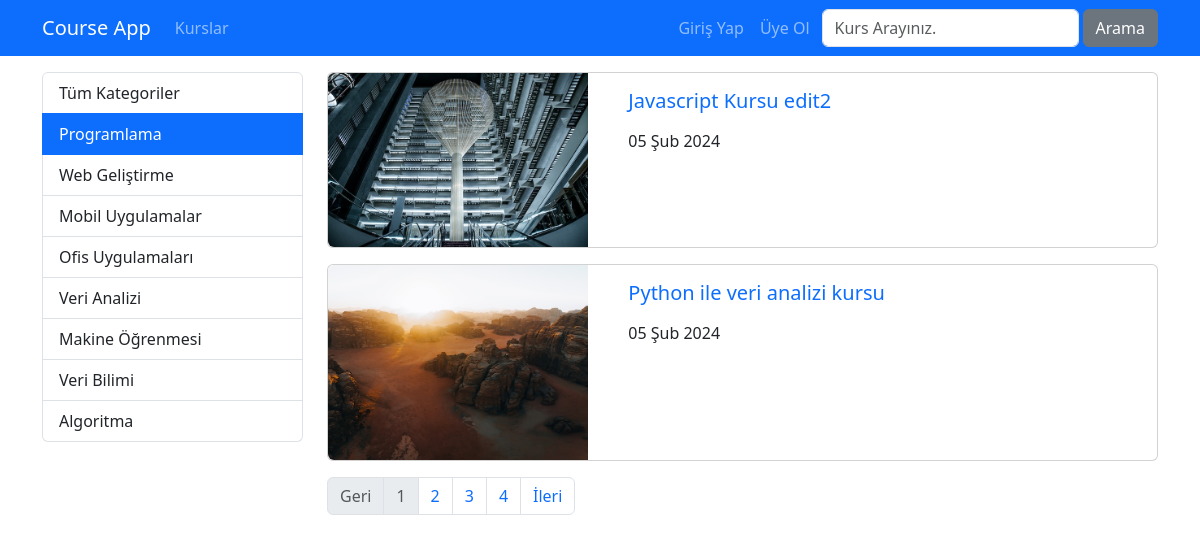
Screenshot of /kategori/programlama with the database file from the repository.
### courses/models.py (models this page shows, shortened)
class Category(models.Model):
    name = models.CharField(max_length=40)
    slug = models.SlugField(default="", null=False, unique=True, db_index=True, max_length=50)

class Course(models.Model):
    title = models.CharField(max_length=50)
    subtitle = models.CharField(max_length=100, default="")
    description = RichTextField()
    image = models.ImageField(upload_to="images", default="")
    date = models.DateField(auto_now=True)
    isActive = models.BooleanField(default=False)
    isHome = models.BooleanField(default=False)
    slug = models.SlugField(default="", blank=True, null=False, unique=True, db_index=True)
    categories = models.ManyToManyField(Category)

### courses/views.py (the view)
# urls.py: path('kategori/<slug:slug>', getCoursesByCategory, name='courses_by_category'), # link alanina tanimlananlardan farkli bir deger girilirse burada bulunan dinamik alan calisir. Bu satir hep en asagida 
def getCoursesByCategory(request, slug):
    kurslar = Course.objects.filter(categories__slug=slug, isActive=True).order_by("date") # tarihe gore siralamasini soyledik.
    kategoriler = Category.objects.all()
    paginator = Paginator(kurslar, 2) # her sayfada 2 adet kurs olsun
    page = request.GET.get("page", 1) # varsayilan olarak ilk sayfayi al
    page_obj = paginator.page(page) # page sayfasindaki urun bilgilerini getir. # get_page yerine page de kullanabilirsin.
    context = dict(
        categories = kategoriler,
        page_obj = page_obj,
        seciliKategori = slug,
    )
    return render(request, 'courses/list.html', context)

### courses/templates/courses/list.html (shortened to what this page needs)
{% extends 'layout.html' %}
{% load static %}
{% block css_files %}
    <link rel="stylesheet" href="{% static 'courses/css/style.css' %}">
{% endblock %}
{% block content %}
    <div class="container mt-3">
        <div class="row">
            <div class="col-3">
                {% include 'courses/partials/_categories.html' %}
            </div>
            <div class="col-9">
                {% for course in page_obj.object_list %}
                    {% if course.isActive %}
                        {% include 'courses/partials/_course.html' %}
                    {% endif %}
                {% endfor %}
                {% include "courses/partials/_pagination.html" %}
            </div>
        </div>
    </div>
{% endblock content %}

### courses/templates/courses/partials/_categories.html
<div class="list-group">
    <a href="/kurs" class="list-group-item list-group-item-action">Tüm Kategoriler</a>
    {% for category in categories %}
        <a href="{% url 'courses_by_category' category.slug %}" class="list-group-item list-group-item-action {% if seciliKategori == category.slug %}active{% endif %}">{{ category.name|title }}</a>
    {% endfor %}
</div>

### courses/templates/courses/partials/_course.html (shortened to what this page needs)
{% load static %}
<div class="card mb-3">
    <div class="row">
        <div class="col-4">
            <img class="img-fluid rounded-start" src="{{ course.image.url}}" alt="{{ course.title }}">
        </div>
        <div class="col-8">
            <div class="card-body">
                <h5 class="card-title">
                    <a href="{% url 'course_details' course.slug %}" style="text-decoration:none">
                        {{ course.title }}
                    </a>
                </h5>
                <p>{{ course.date|date:'SHORT_DATE_FORMAT' }}</p>
            </div>
        </div>
    </div>
</div>

### rows the page displays
Category: name "Programlama"
Category: name "Web Geliştirme"
Category: name "Mobil Uygulamalar"
Category: name "Ofis Uygulamaları"
Category: name "Veri Analizi"
Category: name "Makine Öğrenmesi"
Category: name "Veri Bilimi"
Category: name "Algoritma"
Course: image (picture), title "Javascript Kursu edit2", date "05 Şub 2024"
Course: image (picture), title "Python ile veri analizi kursu", date "05 Şub 2024"

### other values shown
{{ i }} "1"
{{ i }} "2" "3" "4"
